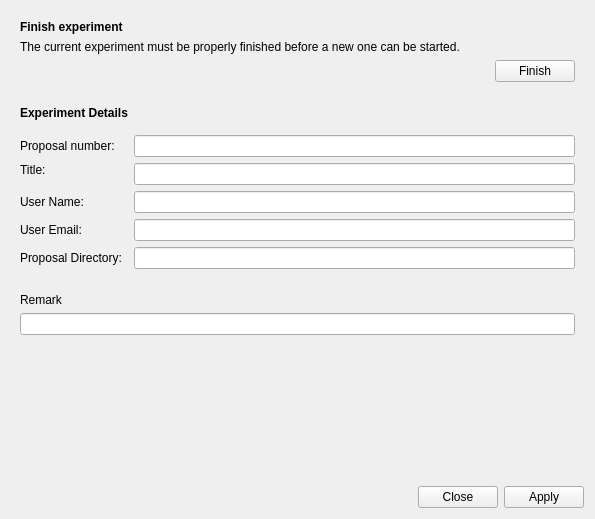
<?xml version="1.0" encoding="UTF-8"?>
<ui version="4.0">
 <class>Form</class>
 <widget class="QWidget" name="Form">
  <property name="geometry">
   <rect>
    <x>0</x>
    <y>0</y>
    <width>595</width>
    <height>519</height>
   </rect>
  </property>
  <property name="windowTitle">
   <string>Form</string>
  </property>
  <layout class="QVBoxLayout" name="verticalLayout">
   <item>
    <widget class="QWidget" name="finishBox" native="true">
     <layout class="QGridLayout" name="gridLayout_2">
      <item row="0" column="0">
       <widget class="QLabel" name="label_2">
        <property name="font">
         <font>
          <bold>true</bold>
         </font>
        </property>
        <property name="text">
         <string>Finish experiment</string>
        </property>
       </widget>
      </item>
      <item row="1" column="0" colspan="2">
       <widget class="QLabel" name="label">
        <property name="text">
         <string>The current experiment must be properly finished before a new one can be started.</string>
        </property>
       </widget>
      </item>
      <item row="2" column="1">
       <widget class="QPushButton" name="finishButton">
        <property name="sizePolicy">
         <sizepolicy hsizetype="Fixed" vsizetype="Fixed">
          <horstretch>0</horstretch>
          <verstretch>0</verstretch>
         </sizepolicy>
        </property>
        <property name="text">
         <string>Finish</string>
        </property>
       </widget>
      </item>
      <item row="2" column="0">
       <spacer name="horizontalSpacer">
        <property name="orientation">
         <enum>Qt::Horizontal</enum>
        </property>
        <property name="sizeHint" stdset="0">
         <size>
          <width>336</width>
          <height>20</height>
         </size>
        </property>
       </spacer>
      </item>
     </layout>
    </widget>
   </item>
   <item>
    <widget class="QWidget" name="newBox" native="true">
     <property name="sizePolicy">
      <sizepolicy hsizetype="Preferred" vsizetype="Preferred">
       <horstretch>0</horstretch>
       <verstretch>0</verstretch>
      </sizepolicy>
     </property>
     <property name="minimumSize">
      <size>
       <width>500</width>
       <height>0</height>
      </size>
     </property>
     <layout class="QFormLayout" name="formLayout">
      <item row="0" column="0">
       <widget class="QLabel" name="label_5">
        <property name="font">
         <font>
          <bold>true</bold>
         </font>
        </property>
        <property name="text">
         <string>Experiment Details</string>
        </property>
       </widget>
      </item>
      <item row="2" column="0">
       <widget class="Line" name="line_2">
        <property name="sizePolicy">
         <sizepolicy hsizetype="Expanding" vsizetype="Fixed">
          <horstretch>0</horstretch>
          <verstretch>0</verstretch>
         </sizepolicy>
        </property>
        <property name="orientation">
         <enum>Qt::Horizontal</enum>
        </property>
       </widget>
      </item>
      <item row="4" column="1">
       <widget class="QLineEdit" name="proposalNum">
        <property name="minimumSize">
         <size>
          <width>300</width>
          <height>0</height>
         </size>
        </property>
        <property name="inputMask">
         <string/>
        </property>
        <property name="placeholderText">
         <string/>
        </property>
       </widget>
      </item>
      <item row="8" column="0">
       <widget class="QLabel" name="userEmailLabel">
        <property name="text">
         <string>User Email:</string>
        </property>
       </widget>
      </item>
      <item row="8" column="1">
       <widget class="QLineEdit" name="userEmail"/>
      </item>
      <item row="5" column="1">
       <widget class="QLineEdit" name="expTitle">
        <property name="sizePolicy">
         <sizepolicy hsizetype="Expanding" vsizetype="Fixed">
          <horstretch>0</horstretch>
          <verstretch>0</verstretch>
         </sizepolicy>
        </property>
        <property name="placeholderText">
         <string/>
        </property>
       </widget>
      </item>
      <item row="9" column="0">
       <widget class="QLabel" name="label_8">
        <property name="text">
         <string>Proposal Directory:</string>
        </property>
       </widget>
      </item>
      <item row="9" column="1">
       <widget class="QLineEdit" name="proposalDir"/>
      </item>
      <item row="6" column="1">
       <widget class="QLineEdit" name="userName">
        <property name="minimumSize">
         <size>
          <width>300</width>
          <height>0</height>
         </size>
        </property>
       </widget>
      </item>
      <item row="6" column="0">
       <widget class="QLabel" name="label_7">
        <property name="sizePolicy">
         <sizepolicy hsizetype="Fixed" vsizetype="Preferred">
          <horstretch>0</horstretch>
          <verstretch>0</verstretch>
         </sizepolicy>
        </property>
        <property name="minimumSize">
         <size>
          <width>100</width>
          <height>0</height>
         </size>
        </property>
        <property name="text">
         <string>User Name:</string>
        </property>
       </widget>
      </item>
      <item row="5" column="0">
       <widget class="QLabel" name="label_6">
        <property name="sizePolicy">
         <sizepolicy hsizetype="Preferred" vsizetype="Preferred">
          <horstretch>0</horstretch>
          <verstretch>0</verstretch>
         </sizepolicy>
        </property>
        <property name="minimumSize">
         <size>
          <width>100</width>
          <height>0</height>
         </size>
        </property>
        <property name="text">
         <string>Title:</string>
        </property>
        <property name="alignment">
         <set>Qt::AlignLeading|Qt::AlignLeft|Qt::AlignTop</set>
        </property>
       </widget>
      </item>
      <item row="4" column="0">
       <widget class="QLabel" name="label_4">
        <property name="sizePolicy">
         <sizepolicy hsizetype="Fixed" vsizetype="Preferred">
          <horstretch>0</horstretch>
          <verstretch>0</verstretch>
         </sizepolicy>
        </property>
        <property name="minimumSize">
         <size>
          <width>100</width>
          <height>0</height>
         </size>
        </property>
        <property name="text">
         <string>Proposal number:</string>
        </property>
       </widget>
      </item>
     </layout>
    </widget>
   </item>
   <item>
    <widget class="QWidget" name="remarkBox" native="true">
     <layout class="QVBoxLayout" name="verticalLayout_2">
      <item>
       <widget class="QLabel" name="label_3">
        <property name="text">
         <string>Remark</string>
        </property>
       </widget>
      </item>
      <item>
       <widget class="QLineEdit" name="remark"/>
      </item>
     </layout>
    </widget>
   </item>
   <item>
    <spacer name="verticalSpacer">
     <property name="orientation">
      <enum>Qt::Vertical</enum>
     </property>
     <property name="sizeHint" stdset="0">
      <size>
       <width>0</width>
       <height>20</height>
      </size>
     </property>
    </spacer>
   </item>
   <item>
    <widget class="QDialogButtonBox" name="buttonBox">
     <property name="standardButtons">
      <set>QDialogButtonBox::Apply|QDialogButtonBox::Close</set>
     </property>
    </widget>
   </item>
  </layout>
 </widget>
 <tabstops>
  <tabstop>finishButton</tabstop>
  <tabstop>buttonBox</tabstop>
  <tabstop>proposalNum</tabstop>
  <tabstop>expTitle</tabstop>
  <tabstop>userName</tabstop>
  <tabstop>userEmail</tabstop>
  <tabstop>proposalDir</tabstop>
  <tabstop>remark</tabstop>
 </tabstops>
 <resources/>
 <connections/>
</ui>
